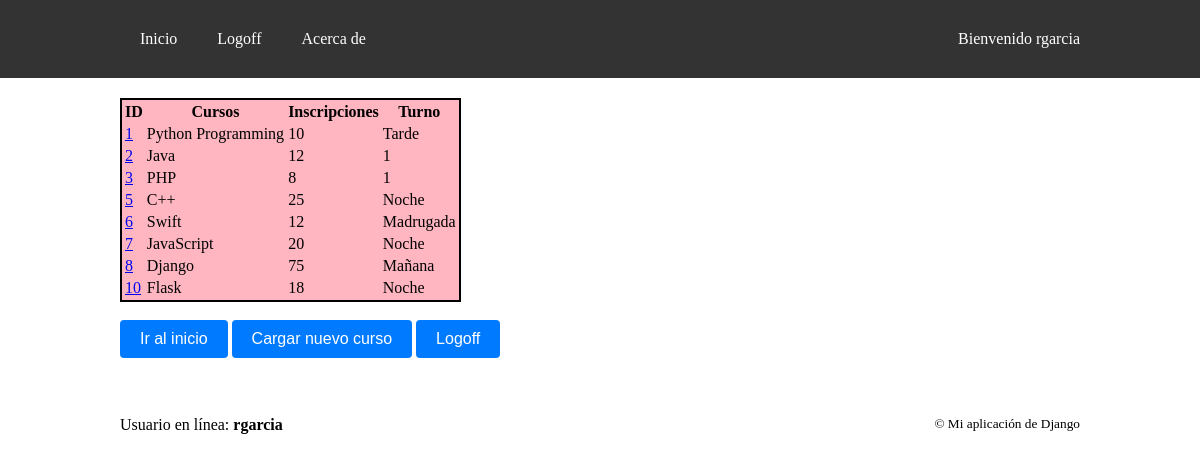
Page /myapp/cursos (signed in) on the committed database.
### myapp/models.py (models this page shows)
class Curso(models.Model):
    TURNOS = (
            ("Mañana", "Mañana"),
            ("Tarde", "Tarde"),
            ("Noche", "Noche")
        )
    nombre = models.CharField(max_length=128)
    inscripciones = models.IntegerField()
    turno = models.CharField(max_length=128, choices=TURNOS, default=1)
    profesor = models.ForeignKey(Profesor, on_delete=models.SET_NULL, null=True, related_name="cursos")

### myapp/views.py (the view)
# urls.py: path("cursos", views.cursos, name="cursos"),
def cursos(request):
    if request.method == "POST":
        username = request.POST["username"]
        password = request.POST["password"]
        user = authenticate(request, username=username, password=password)
        if user is not None:
            login(request, user)
            messages.success(request, "Se ha autenticado con éxito!")
            return redirect('cursos')
        else:
            messages.error(request, "Ha habido un error de autenticación. Por favor intente nuevamente.")
            return redirect('cursos')
    else:
        cursos = Curso.objects.all()
        ctx = {"cursos": cursos}
        return render(request, "myapp/cursos.html", ctx)

### myapp/templates/myapp/cursos.html (shortened to what this page needs)
{% extends "myapp/layout.html" %}
{% load static %}
{% block content %}
{% if user.is_authenticated %}
    <table class="tabla-cursos">
        <thead>
            <tr>
                <th>ID</th>
                <th>Cursos</th>
                <th>Inscripciones</th>
                <th>Turno</th>
            </tr>
        </thead>
        {% for curso in cursos %}
        <tr>
            <td><a href="{% url 'curso' curso.id %}">{{ curso.id }}</a></td>
            <td>{{ curso.nombre }}</td>
            <td>{{ curso.inscripciones }}</td>
            <td>{{ curso.turno }}</td>
        </tr>
        {% endfor %}
    </table>
    <br>
    <a href='{% url "myindex" %}'><button>Ir al inicio</button></a>
    <a href='{% url "nuevo_curso" %}'><button>Cargar nuevo curso</button></a>
    <a href="{% url 'logout' %}"><button>Logoff</button></a>
{% endif %}
{% endblock %}

### myapp/templates/myapp/layout.html (shortened to what this page needs)
{% load static %}
<!DOCTYPE html>
<html lang="es">
<head>
    <link rel="stylesheet" type="text/css" href='{% static "myapp/styles.css" %}'>
</head>
<body>
    <nav>
        <div class="container">
            <a href="{% url 'cursos' %}">Inicio</a>
            {% if user.is_authenticated %}
                <a href="{% url 'logout' %}">Logoff</a>
            {% endif %}
            <a href="{% url 'acerca_de' %}">Acerca de</a>
            {% if user.is_authenticated %}
                <span>Bienvenido {{ user }}</span>
            {% else %}
                <span>Usuario no autenticado</span>
            {% endif %}
        </div>
    </nav>
    <main>
        <div class="container-noflex">
            {% block content %}
            {% endblock %}
        </div>
    </main>
    <footer>
        <br>
        <div class="container">
            {% if user.is_authenticated %}
                <div>Usuario en línea: <strong>{{ user }}</strong></div>
            {% else %}
                <div><strong>No hay ningún usuario conectado</strong></div>
            {% endif %}
            <small>&copy; Mi aplicación de Django</small>
        </div>
    </footer>
</body>
</html>

### myapp/static/myapp/styles.css (style rules this page uses)
body { margin: 0; padding: 0; }
nav { background-color: #333; color: white; padding: 10px 0; }
nav a { color: white; text-decoration: none; margin: 0 20px; }
nav span:last-child { margin-left: auto; }
.container { display: flex; justify-content: space-between; max-width: 960px; margin: 0 auto; padding: 20px; }
.container-noflex { max-width: 960px; margin: 0 auto; padding: 20px; }
button { background-color: #007bff; color: #fff; padding: 10px 20px; font-size: 16px; border: none; border-radius: 4px; cursor: pointer; }
.tabla-cursos { border: 2px solid; background-color: lightpink; }

### rows in the picture
Curso: id "1", nombre "Python Programming", inscripciones "10", turno "Tarde"
Curso: id "2", nombre "Java", inscripciones "12", turno "1"
Curso: id "3", nombre "PHP", inscripciones "8", turno "1"
Curso: id "5", nombre "C++", inscripciones "25", turno "Noche"
Curso: id "6", nombre "Swift", inscripciones "12", turno "Madrugada"
Curso: id "7", nombre "JavaScript", inscripciones "20", turno "Noche"
Curso: id "8", nombre "Django", inscripciones "75", turno "Mañana"
Curso: id "10", nombre "Flask", inscripciones "18", turno "Noche"

### other values in the picture
{{ user }} "rgarcia"
